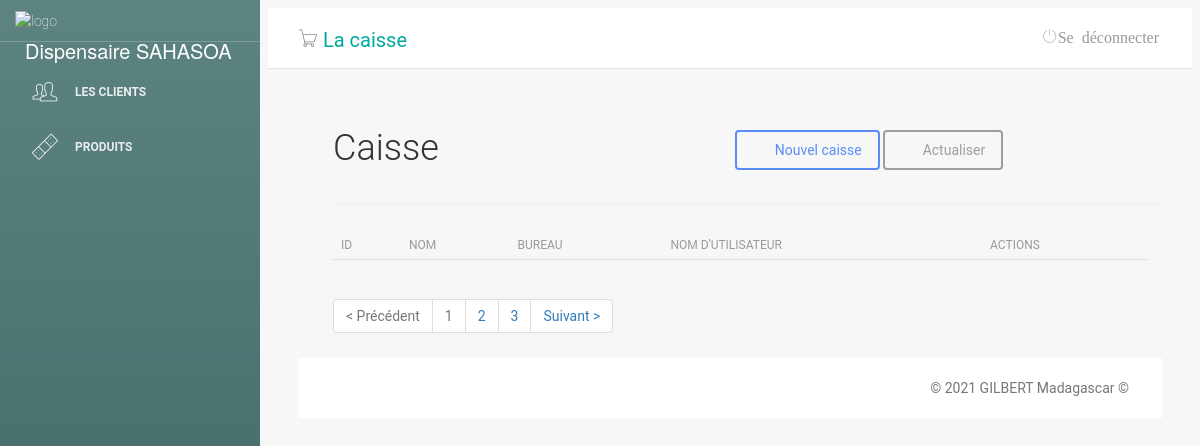
Page /main.php?pg=caisse on the earlier database version.
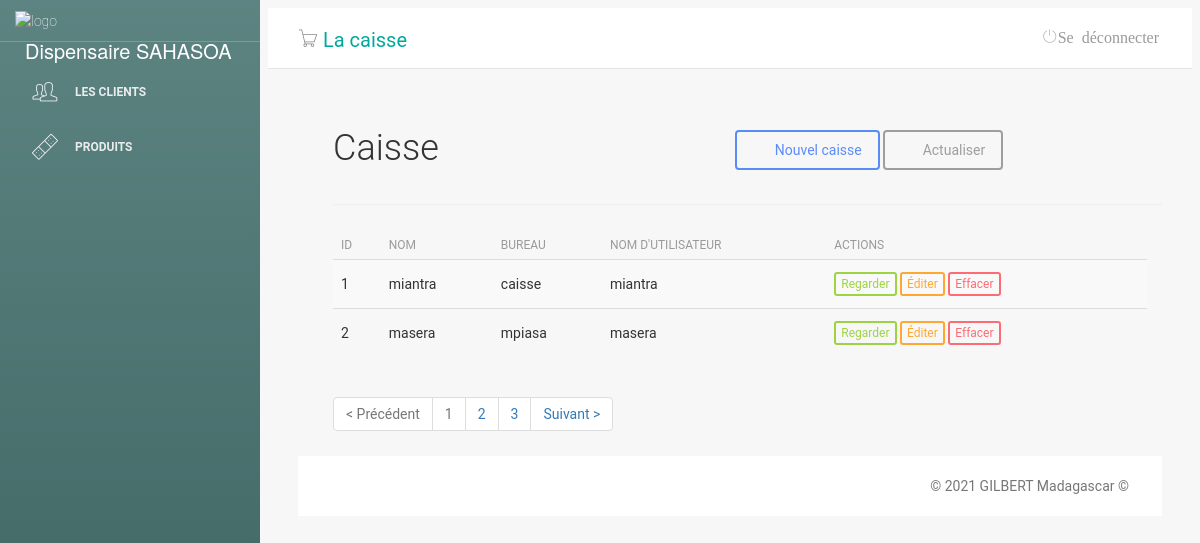
Same page on the later database version.
### tables this page shows
CREATE TABLE "tb_caisse" (
	"id2"	INTEGER,
	"nome2"	TEXT,
	"usuario2"	TEXT,
	"senha2"	INTEGER,
	"cargo2"	TEXT,
	PRIMARY KEY("id2" AUTOINCREMENT)
);

### caisse.php (the view, shortened to what this page needs)
<?php
include ('classes/Mysql.php');
?>
<div class="lista-cliente">
    <div id="top" class="row">
        <div class="col-sm-2">
            <h2>Caisse</h2>
        </div>
        <div class="col-sm-6">
        </div>
        <div class="col-sm-4 btn-lista">
            <a class="btn btn-primary" href="?pg=adicionar-caisse"><i class="fa fa-plus"></i> Nouvel caisse</a>
            <a class="btn btn-default" href="?pg=caisse"><i class="fa fa-refresh"></i> Actualiser</a>
        </div>
    </div>
    <hr/>
    <div id="list" class="row">
        <div class="table-responsive col-md-12">
            <table class="table table-striped" cellspacing="0" cellpadding="0">
                <?php
                $sql = $db->prepare("SELECT * FROM `tb_caisse`");
                $sql->execute();
                $usuarios= $sql->fetchAll();
?>
                <thead>
                <tr>
                    <th>ID</th>
                    <th>Nom</th>
                    <th>Bureau</th>
                    <th>Nom d'utilisateur</th>
                    <th class="actions">Actions</th>
                </tr>
                </thead>
                <tbody>
                <tr>
					<?php foreach ($usuarios as $value) : ?>
                    <td><?php echo $value['id2']?></td>
                    <td><?php echo $value['nome2']?></td>
                    <td><?php echo $value['cargo2']?></td>
                    <td><?php echo $value['usuario2']?></td>
                    <td class="actions">
                        <a class="btn btn-success btn-xs" href="?pg=visualizar-caisse&id=<?php echo $value['id2']?>">Regarder</a>
                        <a class="btn btn-warning btn-xs"
                           href="?pg=editar-caisse&id=<?php echo $value['id2'] ?> ">Éditer</a>
                        <a onclick="return window.confirm('Voulez-vous vraiment supprimer cet employé(e) ?');" class="btn btn-danger btn-xs" href= "?pg=caisse&deletar=<?php echo $value['id2']; ?>">Effacer</a>
                    </td>
                </tr>
                <?php endforeach; ?>
                </tbody>
            </table>
            <div id="bottom" class="row">
        <div class="col-md-12">
            <ul class="pagination">
                <li class="disabled"><a>&lt; Précédent</a></li>
                <li class="disabled"><a>1</a></li>
                <li><a href="#">2</a></li>
                <li><a href="#">3</a></li>
                <li class="next"><a href="#" rel="next">Suivant &gt;</a></li>
            </ul>
        </div>
    </div>
</div>

Differences in the rows shown:
added tb_caisse: id2 "1", nome2 "miantra", cargo2 "caisse", usuario2 "miantra"
added tb_caisse: id2 "2", nome2 "masera", cargo2 "mpiasa", usuario2 "masera"
